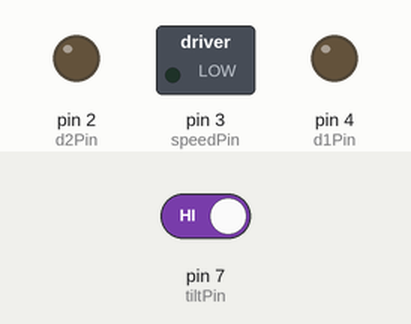
The sketch below on a simulated Arduino Uno, built with avr-gcc and run on an emulated ATmega328P. Shown: switched loads named in the sketch (green lamp = pin HIGH), output pins drawn as LEDs (lit = HIGH). The inputs (shaded band) are chosen by the test bench; at power-on: pin 7 (tiltPin) HIGH. What the sketch prints to the serial monitor is not drawn.

Above: at 1.2 s.
1.3 s: pin 7 (tiltPin) driven LOW
At 2.2 s:
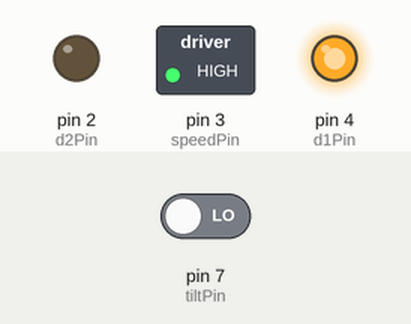
2.8 s: pin 7 (tiltPin) driven HIGH
At 3.4 s:
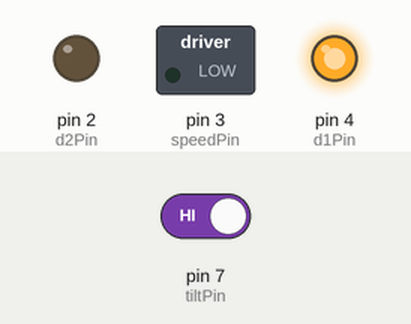
Timing chart, 0 to 5.8 s (numbered marks = the images above; inputs shaded):
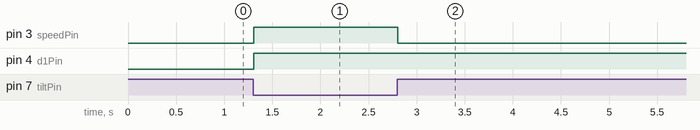

Measured:
- after the input at 1.3 s, pin 3 (speedPin), pin 4 (d1Pin): LOW → HIGH at once
- after the input at 2.8 s, pin 3 (speedPin): HIGH → LOW at once

The sketch:

dcmotor.ino
```cpp
int speedPin = 3;
int d1Pin = 4;
int d2Pin = 2;
int motorSpeed=255;
int dt = 100;
int tiltPin = 7;
int tiltVal;

void setup() {
  Serial.begin(9600);
  pinMode(speedPin, OUTPUT);
  pinMode(d1Pin, OUTPUT);
  pinMode(d2Pin, OUTPUT);
  pinMode(tiltPin, INPUT);
  digitalWrite(tiltPin, HIGH);
}

void loop() {
  tiltVal = digitalRead(tiltPin);
  Serial.println(tiltVal);
  if(tiltVal == 0){
    digitalWrite(d1Pin, HIGH);
    digitalWrite(d2Pin, LOW);
    analogWrite(speedPin, motorSpeed);
  }
  if(tiltVal == 1){
    analogWrite(speedPin, 0);
  }
}
```
